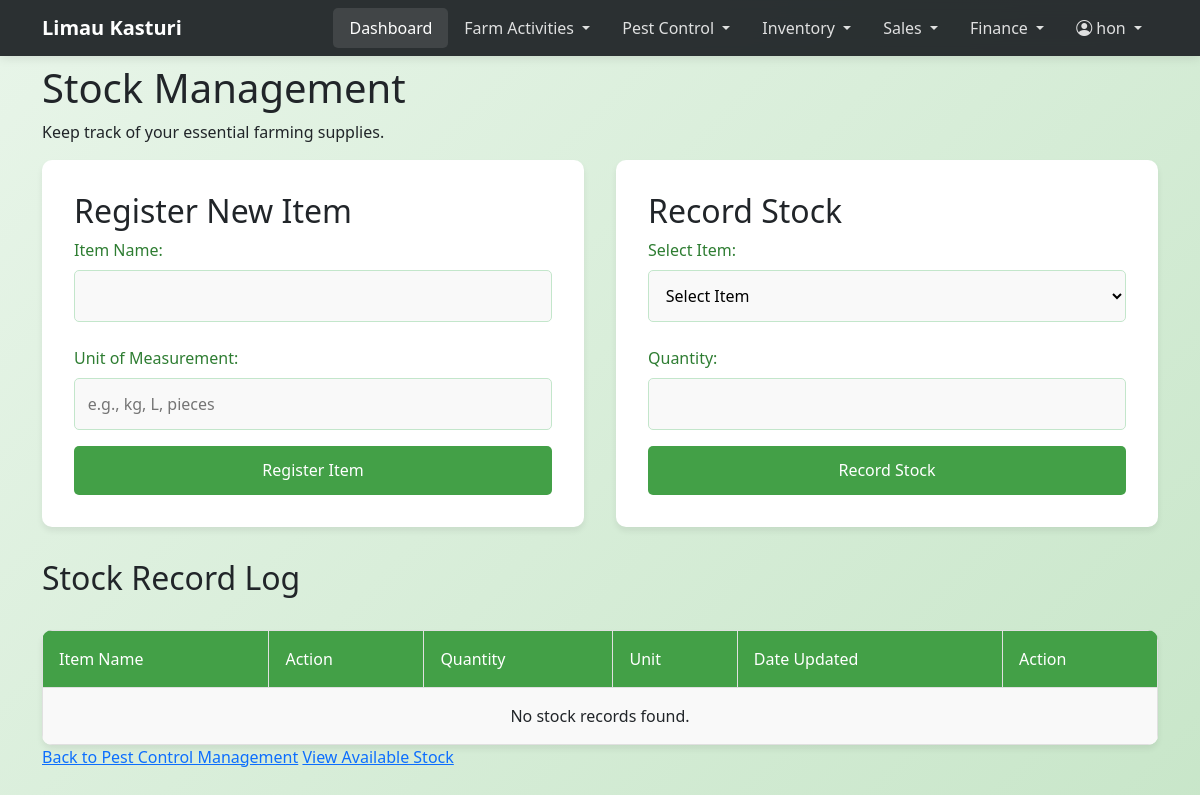
The page /pest_control_management/stock_management.php (signed in) on the database as committed earlier.
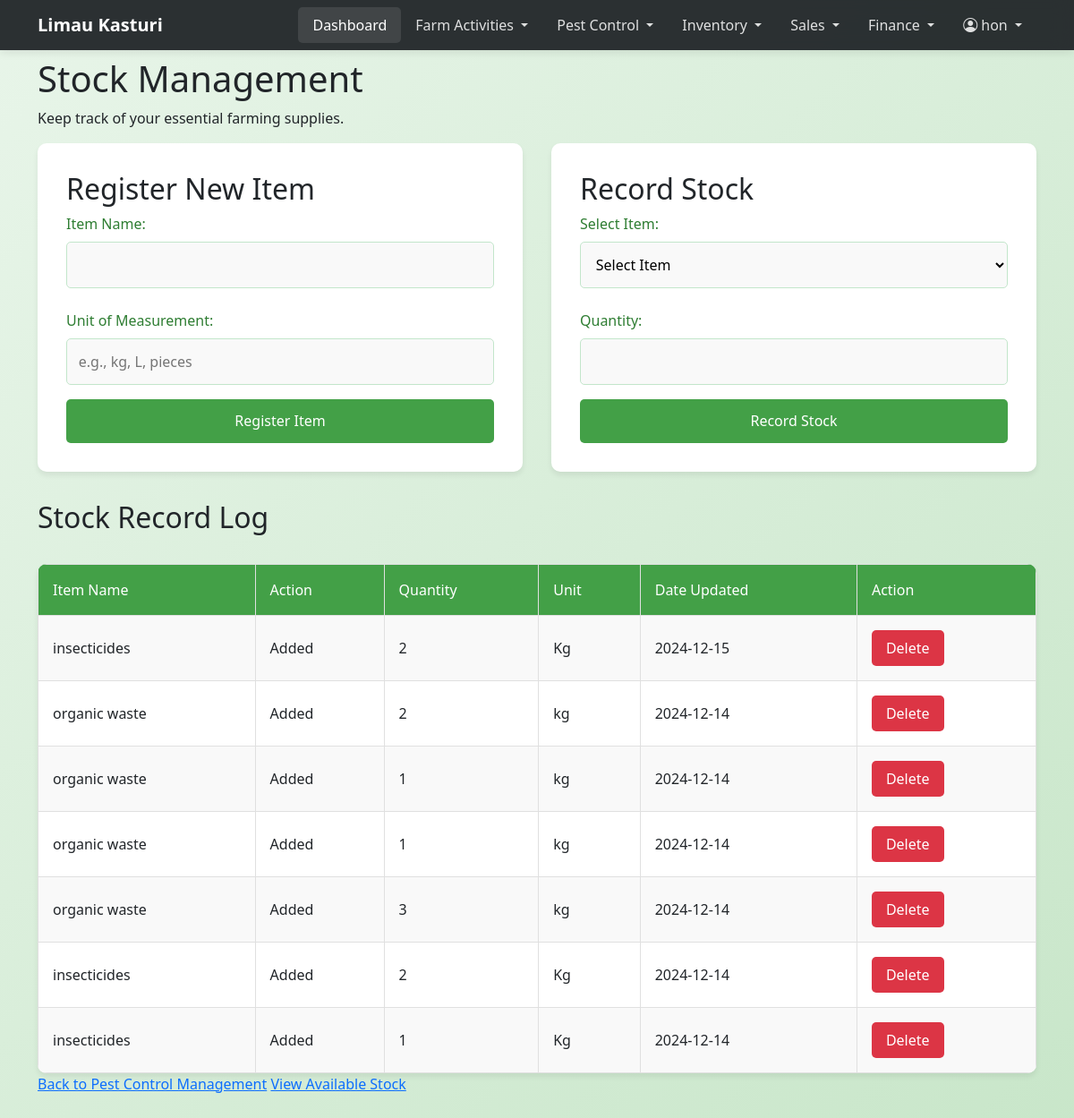
The same page on the database as committed later.
### tables this page shows
CREATE TABLE `stock_history` (
  `id` int NOT NULL,
  `item_id` int NOT NULL,
  `action` varchar(50) NOT NULL,
  `quantity` int NOT NULL,
  `unit` varchar(50) NOT NULL,
  `recorded_date` timestamp NULL DEFAULT CURRENT_TIMESTAMP
);

CREATE TABLE `stock_management` (
  `id` int NOT NULL,
  `item_name` varchar(100) NOT NULL,
  `quantity` int NOT NULL,
  `unit` varchar(50) DEFAULT NULL,
  `last_updated` date NOT NULL
);

### pest_control_management/stock_management.php (the view, shortened to what this page needs)
<?php
require_once '../header.php';
require_once '../db.php';
$stock_history = $pdo->query("
    SELECT
        sh.id,
        sm.item_name,
        sh.action,
        sh.quantity,
        sh.unit,
        sh.recorded_date as last_updated
    FROM stock_history sh
    JOIN stock_management sm ON sh.item_id = sm.id
    ORDER BY sh.recorded_date DESC, sh.id DESC
")->fetchAll(PDO::FETCH_ASSOC);
?>
<!DOCTYPE html>
<html lang="en">
<head>
    <link href="https://cdn.jsdelivr.net/npm/bootstrap@5.1.3/dist/css/bootstrap.min.css" rel="stylesheet">
    <link rel="stylesheet" href="https://cdn.jsdelivr.net/npm/bootstrap-icons@1.7.2/font/bootstrap-icons.css">
</head>
<body>
    <div class="main-content">
        <div class="container">
            <header>
                <h1>Stock Management</h1>
                <p>Keep track of your essential farming supplies.</p>
            </header>
            <main>
                <div class="form-container">
                    <div class="form-section">
                        <h2>Register New Item</h2>
                        <form method="POST">
                            <label for="item_name">Item Name:</label>
                            <input type="text" id="item_name" name="item_name" required>
                            <label for="unit">Unit of Measurement:</label>
                            <input type="text" id="unit" name="unit" placeholder="e.g., kg, L, pieces" required>
                            <button type="submit" name="register_item">Register Item</button>
                        </form>
                    </div>
                    <div class="form-section">
                        <h2>Record Stock</h2>
                        <form method="POST">
                            <label for="item_id">Select Item:</label>
                            <select name="item_id" id="item_id" required>
                                <option value="">Select Item</option>
                            </select>
                            <label for="quantity">Quantity:</label>
                            <input type="number" id="quantity" name="quantity" required>
                            <button type="submit" name="record_stock">Record Stock</button>
                        </form>
                    </div>
                </div>
                <h2>Stock Record Log</h2>
                <table>
                    <tr>
                        <th>Item Name</th>
                        <th>Action</th>
                        <th>Quantity</th>
                        <th>Unit</th>
                        <th>Date Updated</th>
                        <th>Action</th>
                    </tr>
                    <?php
                    if (count($stock_history) > 0) {
                        foreach ($stock_history as $record):
                        ?>
                        <tr>
                            <td><?= htmlspecialchars($record['item_name']) ?></td>
                            <td><?= htmlspecialchars($record['action']) ?></td>
                            <td><?= htmlspecialchars($record['quantity']) ?></td>
                            <td><?= htmlspecialchars($record['unit']) ?></td>
                            <td><?= date('Y-m-d', strtotime($record['last_updated'])) ?></td>
                            <td>
                                <button onclick="deleteRecord(<?= $record['id'] ?>)" class="delete-btn">Delete</button>
                            </td>
                        </tr>
                        <?php
                        endforeach;
                    } else {
                        echo "<tr><td colspan='6' style='text-align: center;'>No stock records found.</td></tr>";
                    }
                    ?>
                </table>
                <a href="index.php" class="back-link">Back to Pest Control Management</a>
                <a href="view_stock.php" class="back-link">View Available Stock</a>
            </main>
        </div>
    </div>
</body>
</html>

Rows that differ between the two databases and show on the page:
added stock_history: item.item_name "insecticides", action "Added", quantity "2", unit "Kg", recorded_date "2024-12-15"
added stock_history: item.item_name "organic waste", action "Added", quantity "2", unit "kg", recorded_date "2024-12-14"
added stock_history: item.item_name "organic waste", action "Added", quantity "1", unit "kg", recorded_date "2024-12-14"
added stock_history: item.item_name "organic waste", action "Added", quantity "1", unit "kg", recorded_date "2024-12-14"
added stock_history: item.item_name "organic waste", action "Added", quantity "3", unit "kg", recorded_date "2024-12-14"
added stock_history: item.item_name "insecticides", action "Added", quantity "2", unit "Kg", recorded_date "2024-12-14"
added stock_history: item.item_name "insecticides", action "Added", quantity "1", unit "Kg", recorded_date "2024-12-14"
Other text that changed with them:
text no longer shown: "No stock records found."
